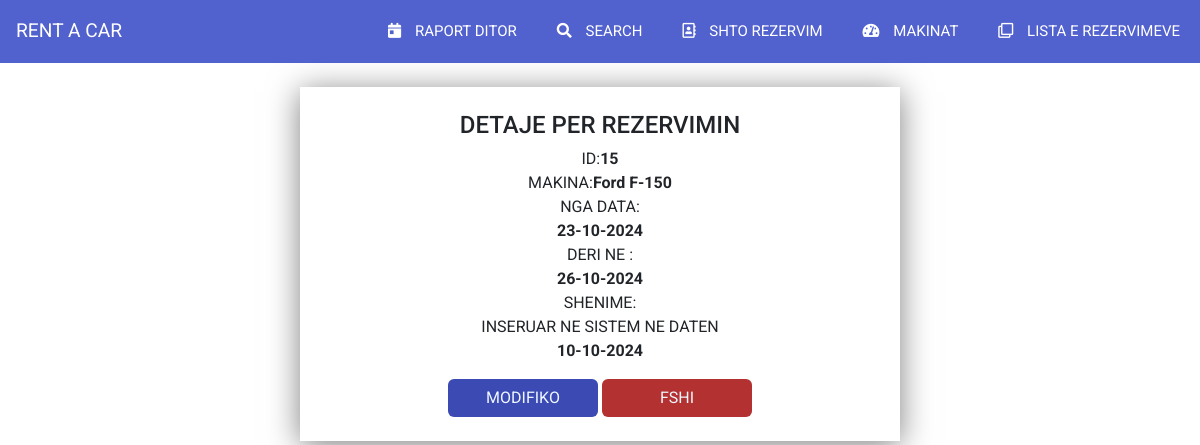
The page /reservation/15/ (signed in) on the database its author committed.
### core/models.py (models this page shows, shortened)
class reservation (models.Model):
  car = models.ForeignKey(Car, on_delete=models.CASCADE)
  from_date = models.DateField()
  to_date = models.DateField()
  note = models.TextField(blank=True, editable=True)
  created_at = models.DateTimeField(auto_now=True)
  class Meta:
        unique_together = ('car', 'from_date', 'to_date')
        ordering = ['-from_date']

class Car(models.Model):
    name = models.CharField(max_length=50, unique=True)
    def __str__(self):
        return self.name

### core/views.py (the view)
# urls.py: path('reservation/<int:pk>/', views.reservation_detail_view, name='reservation_detail'),
@user_passes_test(lambda u: u.is_superuser)
def reservation_detail_view(request, pk):
    reservation_instance = get_object_or_404(reservation, pk=pk)
    return render(request, 'core/reservation_detail.html', {'reservation': reservation_instance})

### core/templates/core/reservation_detail.html (shortened to what this page needs)
{% extends 'core/index.html' %}
{% load static %}
{% block content %}
<div class="container text-center mt-4 custom-shadow custom-container">
    <h4 class="center-heading">DETAJE PER REZERVIMIN</h4>
        <ul class="text-center no-bullets">
            <li>ID:<strong>{{ reservation.pk }}</strong> </li>
            <li>MAKINA:<strong>{{ reservation.car }}</strong> </li>
            <li>NGA DATA: <br><strong>{{ reservation.from_date|date:"d-m-Y" }}</strong> <br> DERI NE : <br><strong>{{ reservation.to_date|date:"d-m-Y" }}</strong></li>
            <li>SHENIME:<strong> {{ reservation.note }}</strong></li>
            <li>INSERUAR NE SISTEM NE DATEN <br><strong> {{ reservation.created_at|date:"d-m-Y" }}</strong></li>
        </ul>
        <div class="inline-buttons">
            <a href="{% url 'reservation_edit' reservation.pk %}" class="btn custom-length modify">MODIFIKO</a>
            <form action="{% url 'reservation_delete' reservation.pk %}" method="post" style="display: inline;">
                <button type="submit" class="btn custom-length delete" onclick="return confirm('Are you sure you want to delete this reservation?')">FSHI</button>
            </form>
        </div>
    </div>
{% endblock %}

### static/style.css (style rules this page uses)
body { max-width: 100vw; font-family: 'Roboto', sans-serif; margin: 0; padding: 0; }

### static/add.css (style rules this page uses)
.custom-shadow { box-shadow: 0 4px 30px rgba(0, 0, 0, 0.5); }
.no-bullets { list-style-type: none; padding-left: 0; }
.custom-container { width: 50vw; display: grid; place-self: center; padding: 24px 48px; }
.custom-length { width: 150px; }
.modify { background-color:#3c4ab4; color: aliceblue; }
.delete { background-color: #b43131; color: aliceblue; }

### core/templates/core/reservation_detail.html (style rules this page uses)
.custom-container { display: flex; flex-direction: column; align-items: center; justify-content: center; }

### rows shown on the page
reservation: pk "15", car "Ford F-150", from_date "23-10-2024", to_date "26-10-2024", created_at "10-10-2024"
